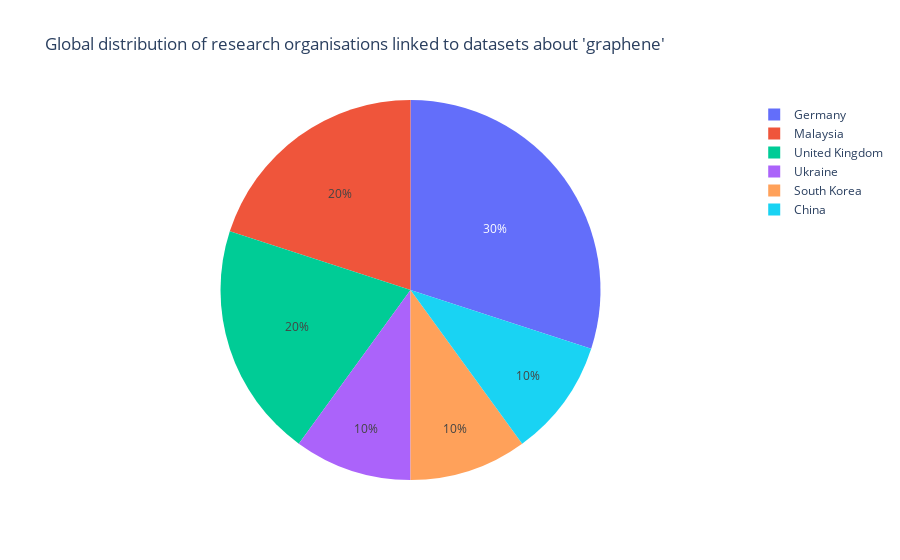

Notebook source saved alongside this figure:
### Code cell
px.pie(df, 
       names="country_name",
       title=f"Global distribution of research organisations linked to datasets about '{TOPIC}'")

### Figure 1 — Plotly figure (JSON) as saved in the notebook; plotly's stock layout.template omitted (floating-point values rounded to 4 significant figures)
{"data": [{"domain": {"x": [0, 1], "y": [0, 1]}, "hovertemplate": "country_name=%{label}<extra></extra>", "labels": ["Malaysia", "Malaysia", "Germany", "Ukraine", "United Kingdom", "Germany", "Germany", "United Kingdom", "South Korea", "China"], "legendgroup": "", "name": "", "showlegend": true, "type": "pie"}], "layout": {"autosize": true, "legend": {"tracegroupgap": 0}, "title": {"text": "Global distribution of research organisations linked to datasets about 'graphene'"}}}
